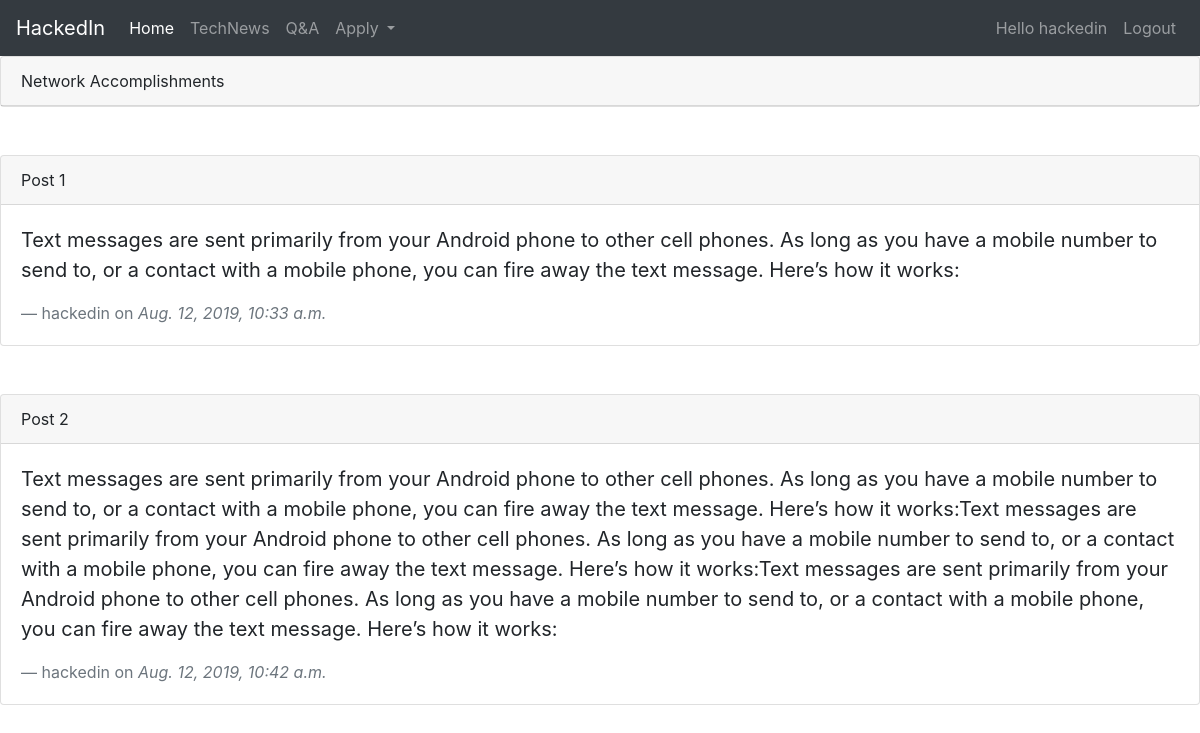
Page /hackedin/ (signed in) on the committed database.
### hub/models.py (models this page shows, shortened)
class Accomplishment(models.Model):
	title = models.CharField(max_length = 100)
	content = models.TextField()
	date_posted = models.DateTimeField(default=timezone.now)
	author = models.ForeignKey(User,on_delete=models.CASCADE)

### hub/views.py (the view)
# urls.py: path('',views.network,name='network'),
@login_required
def network(request):
	context = {
	'accomplishments' : Accomplishment.objects.all()
	}
	return render(request,'hub/network.html',context)

### hub/templates/hub/network.html (shortened to what this page needs)
<html>
  <head>
    <link rel="stylesheet" href="https://use.fontawesome.com/releases/v5.8.1/css/all.css">
    <link rel="stylesheet" href="https://stackpath.bootstrapcdn.com/bootstrap/4.3.1/css/bootstrap.min.css">
  </head>
{% extends 'hub/navbar.html' %}
{% block body %}
  <body style="background-image : url('https://png.pngtree.com/thumb_back/fw800/background/20190221/ourmid/pngtree-tech-line-background-simple-technology-business-image_22774.jpg')">
<div class="card">
  <p class="card-header">Network Accomplishments</p>
</div>
{% for accomplishment in accomplishments %}
<br/><br/>
<div class="card">
  <div class="card-header">
    {{accomplishment.title}}
  </div>
  <div class="card-body">
    <blockquote class="blockquote mb-0">
      <p>{{accomplishment.content}}</p>
      <footer class="blockquote-footer">{{accomplishment.author}} on <cite title="Source Title">{{accomplishment.date_posted}}</cite></footer>
    </blockquote>
  </div>
</div>
{%endfor%}
</body>
{% endblock %}

### hub/templates/hub/navbar.html (shortened to what this page needs)
<nav class="navbar navbar-expand-lg navbar-dark bg-dark">
  			<a class="navbar-brand" href="#">HackedIn</a>
			  <div class="collapse navbar-collapse" id="navbarSupportedContent">
			    <ul class="navbar-nav mr-auto">
			      <li class="nav-item active">
			        <a class="nav-link" href="#">Home</a>
			      </li>
			      <li class="nav-item">
			        <a class="nav-link" href="#"><span class="sr-only">(current)</span>TechNews</a>
			      </li>
			      <li class="nav-item">
			        <a class="nav-link" href="#">Q&A</a>
			      </li>
			      <li class="nav-item dropdown">
			        <a class="nav-link dropdown-toggle" href="#" id="navbarDropdown" role="button" data-toggle="dropdown" aria-haspopup="true" aria-expanded="false">
			          Apply
			        </a>
			      </li>
			    </ul>
			    <div class="navbar-nav">
			    	{% if user.is_authenticated %}
			    	<a class="nav-item nav-link" href="{% url 'profile' %}">Hello {{user.username}}</a>
			    	<a class="nav-item nav-link" href="{% url 'logout' %}">Logout</a>
			    	{% else %}
			    	<a class="nav-item nav-link" href="{% url 'login' %}">Login</a>
			    	<a class="nav-item nav-link" href="{% url 'register' %}">Register</a>
			    	{% endif %}
		</nav>
{% block body %}
{% endblock %}

### rows in the picture
Accomplishment: title "Post 1", content "Text messages are sent primarily from your Android phone to other cell phones. As long as you have a mobile number to send to, or a contact with a mobile phone, you can fire away the text message. Here’s how it works:", author "hackedin", date_posted "Aug. 12, 2019, 10:33 a.m."
Accomplishment: title "Post 2", content "Text messages are sent primarily from your Android phone to other cell phones. As long as you have a mobile number to send to, or a contact with a mobile phone, you can fire away the text message. Here’s how it works:Text messages are sent primarily from your Android phone to other cell phones. As long as you have a mobile number to send to, or a contact with a mobile phone, you can fire away the text message. Here’s how it works:Text messages are sent primarily from your Android phone to other cell phones. As long as you have a mobile number to send to, or a contact with a mobile phone, you can fire away the text message. Here’s how it works:", author "hackedin", date_posted "Aug. 12, 2019, 10:42 a.m."

### other values in the picture
{{ user.username }} "hackedin"
